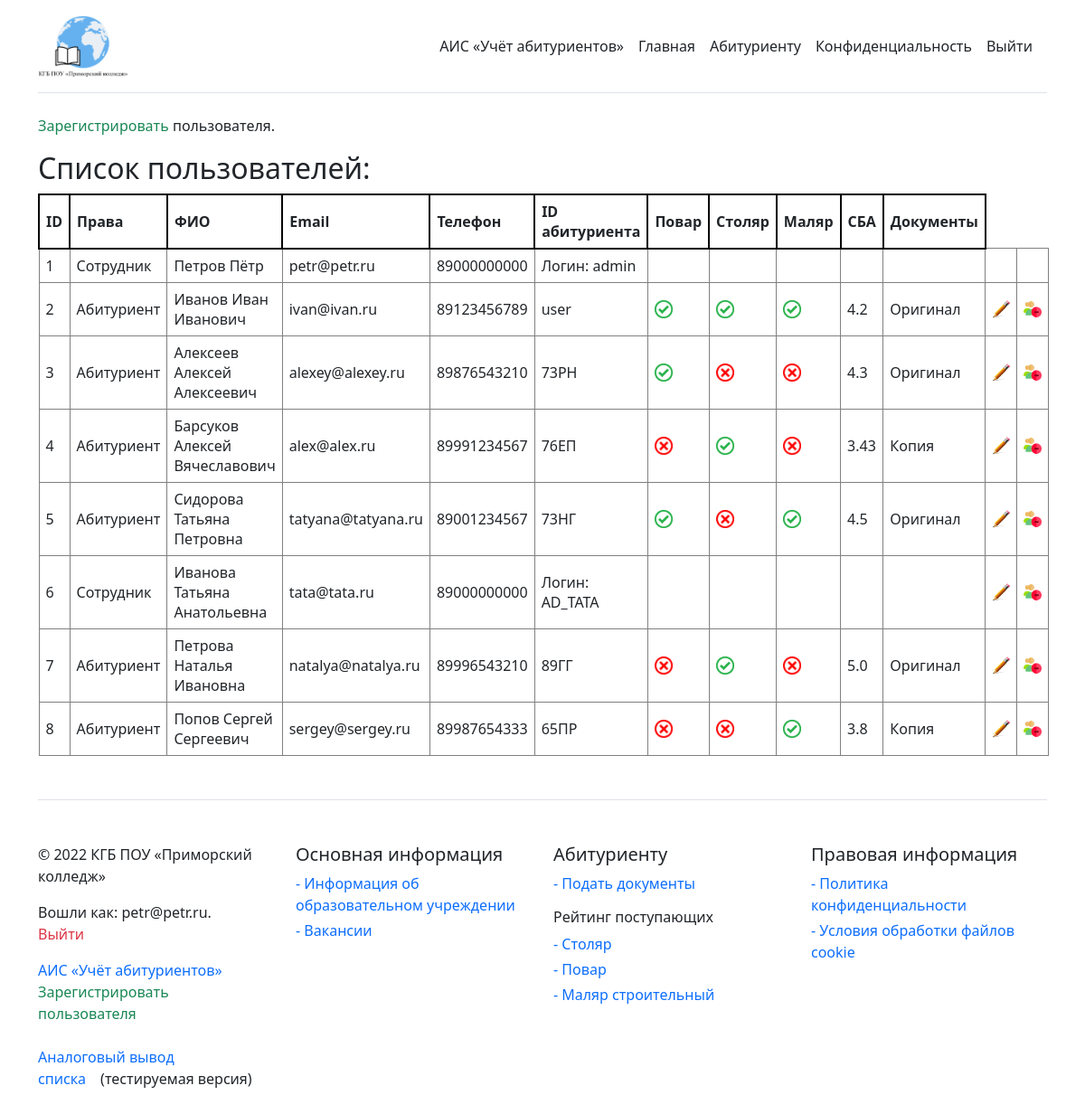
The page /admin (signed in) on the database its author committed.
### app/models.py (models this page shows, shortened)
class User(UserMixin, db.Model):
    id = db.Column(db.Integer, primary_key=True)
    fullname = db.Column(db.String(128), index=True)
    email = db.Column(db.String(128), index=True, unique=True)
    password_hash = db.Column(db.String(128))
    cook = db.Column(db.Boolean, index=True)
    carp = db.Column(db.Boolean, index=True)
    paint = db.Column(db.Boolean, index=True)
    id_reg = db.Column(db.String(32), index=True)
    gpa = db.Column(db.Float, index=True)
    docs = db.Column(db.Boolean, index=True)
    phone = db.Column(db.Integer, index=True)
    admin = db.Column(db.Boolean, index=True)

### app/routes.py (the view)
@app.route('/admin')
@login_required
def admin():
    if current_user.admin == True:
        users = User.query.all()
        return render_template('admin.html', title='Список поступающих', users=users)
    else:
        flash('Ошибка! У Вас нет доступа к странице')
        return redirect(url_for('index'))

### app/models.py (called while the page is built)
@login.user_loader
def load_user(id):
    return User.query.get(int(id))

### app/templates/admin.html
{% extends "base.html" %}
{% block content %}
<p><a class="link-success text-decoration-none" href="{{ url_for('registration') }}">Зарегистрировать</a> пользователя.</p>
<h2>Список пользователей:</h2>
<table>
<thead>
    <tr>
        <th>ID</th>
        <th>Права</th>
        <th>ФИО</th>
        <th>Email</th>
        <th>Телефон</th>
        <th>ID абитуриента</th>
        <th>Повар</th>
        <th>Столяр</th>
        <th>Маляр</th>
        <th>СБА</th>
        <th>Документы</th>
    </tr>
</thead>
<tbody>
    {% for user in users %}
    {% if user.admin == True %}
        <tr>
            <td>{{ user.id }}</td>
            <td>Сотрудник</td>
            <td>{{ user.fullname }}</td>
            <td>{{ user.email }}</td>
            <td>{{ user.phone }}</td>
            <td>Логин: {{ user.id_reg }}</td>
            <td></td>
            <td></td>
            <td></td>
            <td></td>
            <td></td>
            {% if user.id == 1 %}
            <td></td>
            <td></td>
            {% else %}
            <td><a href="/user/edit/{{ user.id }}"><img src="/static/edit.png" alt="Изменить" width="20px"></a></td>
            <td><a href="/user/delete/{{ user.id }}"><img src="/static/delete.png" alt="Удалить" width="20px"></a></td>
            {% endif %}
        </tr>
    {% else %}
        <tr>
            <td>{{ user.id }}</td>
            <td>Абитуриент</td>
            <td>{{ user.fullname }}</td>
            <td>{{ user.email }}</td>
            <td>{{ user.phone }}</td>
            <td>{{ user.id_reg }}</td>
            {% if user.cook == True %}
            <td><img src="/static/true.png" width="20px"></td>
            {% else %}
            <td><img src="/static/false.png" width="20px"></td>
            {% endif %}
            {% if user.carp == True %}
            <td><img src="/static/true.png" width="20px"></td>
            {% else %}
            <td><img src="/static/false.png" width="20px"></td>
            {% endif %}
            {% if user.paint == True %}
            <td><img src="/static/true.png" width="20px"></td>
            {% else %}
            <td><img src="/static/false.png" width="20px"></td>
            {% endif %}
            <td>{{ user.gpa }}</td>
            {% if user.docs == True %}
            <td>Оригинал</td>
            {% else %}
            <td>Копия</td>
            {% endif %}
            <td><a href="/user/edit/{{ user.id }}"><img src="/static/edit.png" alt="Изменить" width="20px"></a></td>
            <td><a href="/user/delete/{{ user.id }}"><img src="/static/delete.png" alt="Удалить" width="20px"></a></td>
        </tr>
    {% endif %}
    {% endfor %}
</tbody>
</table>
{% endblock %}

### app/templates/base.html (shortened to what this page needs)
<html>
    <head>
      <link rel="stylesheet" href="https://cdn.jsdelivr.net/npm/bootstrap@5.1.3/dist/css/bootstrap.min.css">
    </head>
    <body>
        <div class="container py-3">
          <header>
            <div class="d-flex flex-column flex-md-row align-items-center pb-3 mb-4 border-bottom">
              <a href="{{ url_for('index') }}" class="d-flex align-items-center text-dark text-decoration-none">
                <img src="/static/logo.png" width="100px">
              </a>
              <nav class="d-inline-flex mt-2 mt-md-0 ms-md-auto">
                {% if current_user.admin == True %}
                <a class="me-3 py-2 text-dark text-decoration-none" href="{{ url_for('admin') }}">АИС «Учёт абитуриентов»</a>
                {% endif %}
                <a class="me-3 py-2 text-dark text-decoration-none" href="{{ url_for('index') }}">Главная</a>
                <a class="me-3 py-2 text-dark text-decoration-none" href="{{ url_for('regofapp') }}">Абитуриенту</a>
                <a class="me-3 py-2 text-dark text-decoration-none" href="{{ url_for('confidentiality') }}">Конфиденциальность</a>
                {% if current_user.is_anonymous %}
                <a class="me-3 py-2 text-dark text-decoration-none" href="{{ url_for('login') }}">Войти</a>
                {% else %}
                <a class="me-3 py-2 text-dark text-decoration-none" href="{{ url_for('logout') }}">Выйти</a>
                {% endif %}
              </nav>
            </div>
          </header>
          {% block content %}{% endblock %}
          <footer class="pt-4 my-md-5 pt-md-5 border-top">
            <div class="row">
              <div class="col-12 col-md">
                <p class="d-block mb-3 text-dark">&copy; 2022 КГБ ПОУ «Приморский колледж»</p>
                {% if current_user.is_anonymous %}
                <p class="d-block mb-3 text-dark">Вы не вошли в систему. <a class="me-3 py-2 link-success text-decoration-none" href="{{ url_for('login') }}">Войти?</a></p>
                {% else %}
                <p class="d-block mb-3 text-dark">Вошли как: {{ current_user.email }}. <a class="me-3 py-2 link-danger text-decoration-none" href="{{ url_for('logout') }}">Выйти</a></p>
                {% endif %}
                {% if current_user.admin == True %}
                <a class="me-3 py-2 link-primary text-decoration-none" href="{{ url_for('admin') }}">АИС «Учёт абитуриентов»</a>
                <a class="me-3 py-2 link-success text-decoration-none" href="{{ url_for('registration') }}">Зарегистрировать пользователя</a>
                <br><br>
                <a class="me-3 py-2 link-primary text-decoration-none" href="{{ url_for('admin_analog') }}">Аналоговый вывод списка</a>(тестируемая версия)
                {% elif current_user.admin == False %}
                <p class="d-block mb-3 text-dark">Идентификатор абитуриента: {{ current_user.id_reg }}.</p>
                {% endif %}
              </div>
              <div class="col-6 col-md">
                <h5>Основная информация</h5>
                <ul class="list-unstyled text-small">
                  <li class="mb-1"><a class="link-primary text-decoration-none" href="{{ url_for('index') }}">- Информация об образовательном учреждении</a></li>
                  <li class="mb-1"><a class="link-primary text-decoration-none" href="{{ url_for('vacancy') }}">- Вакансии</a></li>
                </ul>
              </div>
              <div class="col-6 col-md">
                <h5>Абитуриенту</h5>
                <ul class="list-unstyled text-small">
                  <li class="mb-1"><a class="link-primary text-decoration-none" href="{{ url_for('regofapp') }}">- Подать документы</a></li>
                </ul>
                <h6>Рейтинг поступающих</h6>
                <ul class="list-unstyled text-small">
                  <li class="mb-1"><a class="link-primary text-decoration-none" href="{{ url_for('rating_carp') }}">- Столяр</a></li>
                  <li class="mb-1"><a class="link-primary text-decoration-none" href="{{ url_for('rating_cook') }}">- Повар</a></li>
                  <li class="mb-1"><a class="link-primary text-decoration-none" href="{{ url_for('rating_painter') }}">- Маляр строительный</a></li>
                </ul>
              </div>
              <div class="col-6 col-md">
                <h5>Правовая информация</h5>
                <ul class="list-unstyled text-small">
                  <li class="mb-1"><a class="link-primary text-decoration-none" href="{{ url_for('confidentiality') }}">- Политика конфиденциальности</a></li>
                  <li class="mb-1"><a class="link-primary text-decoration-none" href="{{ url_for('cookie') }}">- Условия обработки файлов cookie</a></li>
                </ul>
              </div>
            </div>
          </footer>
        </div>
    </body>
</html>

### app/templates/base.html (style rules this page uses)
td { border: 1px solid grey; padding: 7px; }
th { border: 2px solid black; padding: 7px; }

### rows shown on the page
User: id "1", fullname "Петров Пётр", email "petr@petr.ru", phone "89000000000", id_reg "admin"
User: id "2", fullname "Иванов Иван Иванович", email "ivan@ivan.ru", phone "89123456789", id_reg "user", admin False (drawn), gpa "4.2", docs "Оригинал"
User: id "3", fullname "Алексеев Алексей Алексеевич", email "alexey@alexey.ru", phone "89876543210", id_reg "73РН", admin False (drawn), gpa "4.3", docs "Оригинал"
User: id "4", fullname "Барсуков Алексей Вячеславович", email "alex@alex.ru", phone "89991234567", id_reg "76ЕП", admin False (drawn), gpa "3.43", docs "Копия"
User: id "5", fullname "Сидорова Татьяна Петровна", email "tatyana@tatyana.ru", phone "89001234567", id_reg "73НГ", admin False (drawn), gpa "4.5", docs "Оригинал"
User: id "6", fullname "Иванова Татьяна Анатольевна", email "tata@tata.ru", phone "89000000000", id_reg "AD_TATA", admin True (drawn)
User: id "7", fullname "Петрова Наталья Ивановна", email "natalya@natalya.ru", phone "89996543210", id_reg "89ГГ", admin False (drawn), gpa "5.0", docs "Оригинал"
User: id "8", fullname "Попов Сергей Сергеевич", email "sergey@sergey.ru", phone "89987654333", id_reg "65ПР", admin False (drawn), gpa "3.8", docs "Копия"
